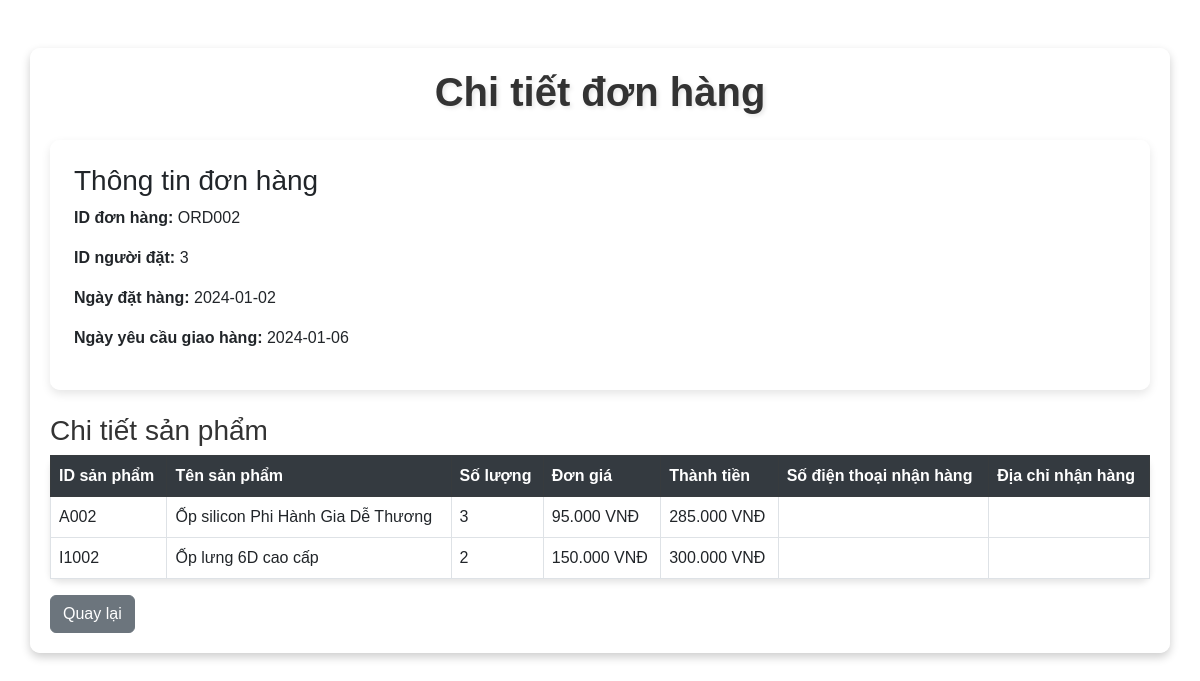
The app's page /quanly/order_details.php?order_id=ORD002 with its own data.
### tables this page shows
CREATE TABLE `orders` (
  `order_id` varchar(50) NOT NULL,
  `user_id` int NOT NULL,
  `order_status` tinyint NOT NULL DEFAULT '1',
  `order_date` date NOT NULL,
  `required_date` date NOT NULL,
  `shipped_date` date DEFAULT NULL,
  `created_at` timestamp NULL DEFAULT CURRENT_TIMESTAMP,
  `updated_at` timestamp NULL DEFAULT CURRENT_TIMESTAMP ON UPDATE CURRENT_TIMESTAMP,
  `total_prices` decimal(15,2) NOT NULL DEFAULT '0.00',
  PRIMARY KEY (`order_id`),
  KEY `user_id` (`user_id`),
  CONSTRAINT `fk_orders_users` FOREIGN KEY (`user_id`) REFERENCES `users` (`id`) ON DELETE CASCADE ON UPDATE CASCADE
);

CREATE TABLE `order_details` (
  `order_id` varchar(50) NOT NULL,
  `detail_id` int NOT NULL,
  `product_id` varchar(50) NOT NULL,
  `quantity` int NOT NULL,
  `unit_price` decimal(10,2) NOT NULL,
  `discount` decimal(4,2) NOT NULL DEFAULT '0.00',
  `created_at` timestamp NULL DEFAULT CURRENT_TIMESTAMP,
  `updated_at` timestamp NULL DEFAULT CURRENT_TIMESTAMP ON UPDATE CURRENT_TIMESTAMP,
  `phone_deli` varchar(50) DEFAULT NULL,
  `address_delivery` varchar(255) DEFAULT NULL,
  PRIMARY KEY (`order_id`,`detail_id`),
  KEY `product_id` (`product_id`),
  CONSTRAINT `order_details_ibfk_1` FOREIGN KEY (`order_id`) REFERENCES `orders` (`order_id`) ON DELETE CASCADE ON UPDATE CASCADE,
  CONSTRAINT `order_details_ibfk_2` FOREIGN KEY (`product_id`) REFERENCES `products` (`id`) ON DELETE RESTRICT ON UPDATE CASCADE
);

CREATE TABLE `products` (
  `id` varchar(50) NOT NULL,
  `product_name` varchar(255) DEFAULT NULL,
  `phone_brand_id` varchar(50) NOT NULL,
  `unit_price` decimal(10,2) NOT NULL,
  `description` text,
  `image_url` text,
  `created_at` timestamp NULL DEFAULT CURRENT_TIMESTAMP,
  `updated_at` timestamp NULL DEFAULT CURRENT_TIMESTAMP ON UPDATE CURRENT_TIMESTAMP,
  PRIMARY KEY (`id`),
  KEY `phone_brand_id` (`phone_brand_id`),
  CONSTRAINT `products_ibfk_1` FOREIGN KEY (`phone_brand_id`) REFERENCES `phone_brands` (`id`) ON DELETE RESTRICT ON UPDATE CASCADE
);

### quanly/order_details.php (the view, shortened to what this page needs)
<?php
$conn = new mysqli("localhost", "root", "", "oopsdb");
$order_id = $_GET['order_id'];
$sql_order = "SELECT * FROM orders WHERE order_id='$order_id'";
$result_order = $conn->query($sql_order);
$order = $result_order->fetch_assoc();
$sql_details = "SELECT od.product_id, od.quantity, od.unit_price, od.phone_deli, od.address_delivery, p.product_name
                FROM order_details od
                JOIN products p ON od.product_id = p.id
                WHERE od.order_id='$order_id'";
$result_details = $conn->query($sql_details);
?>
<!DOCTYPE html>
<html lang="vi">
<head>
    <link href="https://cdn.jsdelivr.net/npm/bootstrap@5.3.0/dist/css/bootstrap.min.css" rel="stylesheet">
    <link rel="stylesheet" href="styles.css">
</head>
<body>
    <div class="container mt-5">
        <h1 class="text-center mb-4">Chi tiết đơn hàng</h1>
        <div class="card p-4">
            <h3>Thông tin đơn hàng</h3>
            <p><strong>ID đơn hàng:</strong> <?= $order['order_id'] ?></p>
            <p><strong>ID người đặt:</strong> <?= $order['user_id'] ?></p>
            <p><strong>Ngày đặt hàng:</strong> <?= $order['order_date'] ?></p>
            <p><strong>Ngày yêu cầu giao hàng:</strong> <?= $order['required_date'] ?></p>
        </div>
        <h3 class="mt-4">Chi tiết sản phẩm</h3>
        <table class="table table-bordered table-hover">
            <thead class="table-dark">
                <tr>
                    <th>ID sản phẩm</th>
                    <th>Tên sản phẩm</th>
                    <th>Số lượng</th>
                    <th>Đơn giá</th>
                    <th>Thành tiền</th>
                    <th>Số điện thoại nhận hàng</th>
                    <th>Địa chỉ nhận hàng</th>
                </tr>
            </thead>
            <tbody>
                <?php while ($row = $result_details->fetch_assoc()): ?>
                <tr>
                    <td><?= $row['product_id'] ?></td>
                    <td><?= $row['product_name'] ?></td>
                    <td><?= $row['quantity'] ?></td>
                    <td><?= number_format($row['unit_price'], 0, ',', '.') ?> VNĐ</td>
                    <td><?= number_format($row['quantity'] * $row['unit_price'], 0, ',', '.') ?> VNĐ</td>
                    <td><?= $row['phone_deli'] ?></td>
                    <td><?= $row['address_delivery'] ?></td>
                </tr>
                <?php endwhile; ?>
            </tbody>
        </table>
        <a href="manage_orders.php" class="btn btn-secondary">Quay lại</a>
    </div>
</body>
</html>

### quanly/styles.css (style rules this page uses)
body { background-image: url('https://images.unsplash.com/photo-1519389950473-47ba0277781c?ixlib=rb-1.2.1&auto=format&fit=crop&w=1950&q=80'); background-size: cover; background-position: center; background-repeat: no-repeat; background-attachment: fixed; font-family: 'Arial', sans-serif; color: #333; }
.container { background-color: rgba(255, 255, 255, 0.9); padding: 20px; border-radius: 10px; box-shadow: 0 4px 10px rgba(0, 0, 0, 0.2); margin-top: 50px; }
h1 { color: #333; font-weight: bold; text-shadow: 2px 2px 4px rgba(0, 0, 0, 0.1); }
.btn { font-weight: 500; transition: all 0.3s ease; }
.table { background-color: rgba(255, 255, 255, 0.9); border-radius: 10px; box-shadow: 0 4px 6px rgba(0, 0, 0, 0.1); }
.table th { background-color: #343a40; color: #fff; }
.card { background-color: rgba(255, 255, 255, 0.95); border: none; border-radius: 10px; box-shadow: 0 4px 10px rgba(0, 0, 0, 0.1); }

### records on screen
orders: order_id "ORD002", user "3", order_date "2024-01-02", required_date "2024-01-06"
order_details: product "A002", product.product_name "Ốp silicon Phi Hành Gia Dễ Thương", quantity "3", unit_price "95.000", $row['quantity'] * $row['unit_price'] "285.000"
order_details: product "I1002", product.product_name "Ốp lưng 6D cao cấp", quantity "2", unit_price "150.000", $row['quantity'] * $row['unit_price'] "300.000"
